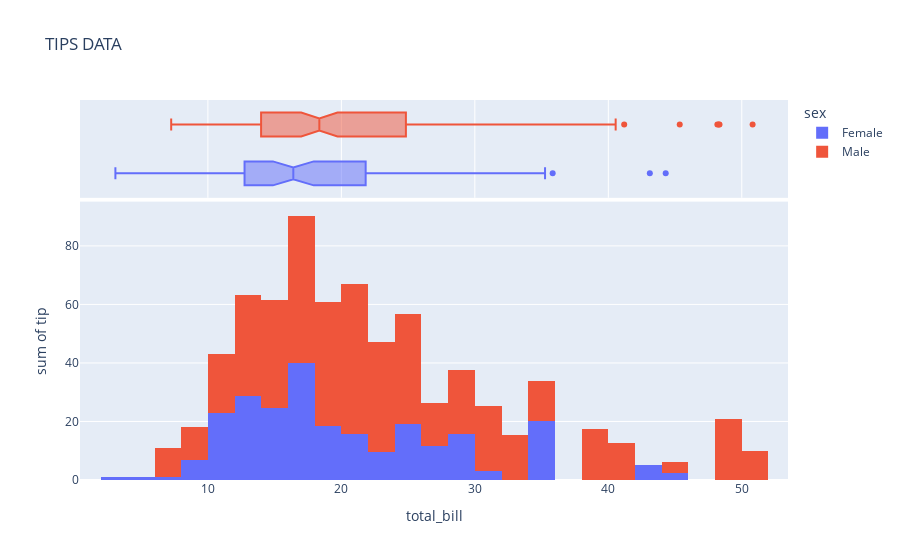

Notebook cell for this chart:
### Markdown cell above
Q5. What is Distplot? Using Plotly express, plot a distplot.

### Code cell
px.histogram(data_frame=tips,x="total_bill",y="tip",color="sex",marginal="box",title="TIPS DATA")

### Figure 1 — Plotly figure (JSON) as saved in the notebook; plotly's stock layout.template omitted (floating-point values rounded to 4 significant figures; data arrays with more than 128 entries replaced by an {"elided": "..."} marker saying what was removed)
{"data": [{"alignmentgroup": "True", "bingroup": "x", "histfunc": "sum", "hovertemplate": "sex=Female<br>total_bill=%{x}<br>sum of tip=%{y}<extra></extra>", "legendgroup": "Female", "marker": {"color": "#636efa", "pattern": {"shape": ""}}, "name": "Female", "offsetgroup": "Female", "orientation": "v", "showlegend": true, "type": "histogram", "x": [16.99, 24.59, 35.26, 14.83, 10.33, 16.97, 20.29, 15.77, 19.65, 15.06, 20.69, 16.93, 10.29, 34.81, 26.41, 16.45, 3.07, 17.07, 26.86, 25.28, 14.73, 10.07, 34.83, 5.75, 16.32, 22.75, 11.35, 15.38, 44.3, 22.42, 20.92, 14.31, 7.25, 25.71, 17.31, 10.65, 12.43, 24.08, 13.42, 12.48, 29.8, 14.52, 11.38, 20.27, 11.17, 12.26, 18.26, 8.51, 10.33, 14.15, 13.16, 17.47, 27.05, 16.43, 8.35, 18.64, 11.87, 29.85, 25, 13.39, 16.21, 17.51, 10.59, 10.63, 9.6, 20.9, 18.15, 19.81, 43.11, 13, 12.74, 13, 16.4, 16.47, 12.76, 13.27, 28.17, 12.9, 30.14, 13.42, 15.98, 16.27, 10.09, 22.12, 35.83, 27.18, 18.78], "xaxis": "x", "y": [1.01, 3.61, 5, 3.02, 1.67, 3.5, 2.75, 2.23, 3, 3, 2.45, 3.07, 2.6, 5.2, 1.5, 2.47, 1, 3, 3.14, 5, 2.2, 1.83, 5.17, 1, 4.3, 3.25, 2.5, 3, 2.5, 3.48, 4.08, 4, 1, 4, 3.5, 1.5, 1.8, 2.92, 1.68, 2.52, 4.2, 2, 2, 2.83, 1.5, 2, 3.25, 1.25, 2, 2, 2.75, 3.5, 5, 2.3, 1.5, 1.36, 1.63, 5.14, 3.75, 2.61, 2, 3, 1.61, 2, 4, 3.5, 3.5, 4.19, 5, 2, 2.01, 2, 2.5, 3.23, 2.23, 2.5, 6.5, 1.1, 3.09, 3.48, 3, 2.5, 2, 2.88, 4.67, 2, 3], "yaxis": "y"}, {"alignmentgroup": "True", "hovertemplate": "sex=Female<br>total_bill=%{x}<extra></extra>", "legendgroup": "Female", "marker": {"color": "#636efa"}, "name": "Female", "notched": true, "offsetgroup": "Female", "showlegend": false, "type": "box", "x": [16.99, 24.59, 35.26, 14.83, 10.33, 16.97, 20.29, 15.77, 19.65, 15.06, 20.69, 16.93, 10.29, 34.81, 26.41, 16.45, 3.07, 17.07, 26.86, 25.28, 14.73, 10.07, 34.83, 5.75, 16.32, 22.75, 11.35, 15.38, 44.3, 22.42, 20.92, 14.31, 7.25, 25.71, 17.31, 10.65, 12.43, 24.08, 13.42, 12.48, 29.8, 14.52, 11.38, 20.27, 11.17, 12.26, 18.26, 8.51, 10.33, 14.15, 13.16, 17.47, 27.05, 16.43, 8.35, 18.64, 11.87, 29.85, 25, 13.39, 16.21, 17.51, 10.59, 10.63, 9.6, 20.9, 18.15, 19.81, 43.11, 13, 12.74, 13, 16.4, 16.47, 12.76, 13.27, 28.17, 12.9, 30.14, 13.42, 15.98, 16.27, 10.09, 22.12, 35.83, 27.18, 18.78], "xaxis": "x2", "yaxis": "y2"}, {"alignmentgroup": "True", "bingroup": "x", "histfunc": "sum", "hovertemplate": "sex=Male<br>total_bill=%{x}<br>sum of tip=%{y}<extra></extra>", "legendgroup": "Male", "marker": {"color": "#EF553B", "pattern": {"shape": ""}}, "name": "Male", "offsetgroup": "Male", "orientation": "v", "showlegend": true, "type": "histogram", "x": {"elided": "157 float values"}, "xaxis": "x", "y": {"elided": "157 float values"}, "yaxis": "y"}, {"alignmentgroup": "True", "hovertemplate": "sex=Male<br>total_bill=%{x}<extra></extra>", "legendgroup": "Male", "marker": {"color": "#EF553B"}, "name": "Male", "notched": true, "offsetgroup": "Male", "showlegend": false, "type": "box", "x": {"elided": "157 float values"}, "xaxis": "x2", "yaxis": "y2"}], "layout": {"autosize": true, "barmode": "relative", "legend": {"title": {"text": "sex"}, "tracegroupgap": 0}, "title": {"text": "TIPS DATA"}, "xaxis": {"anchor": "y", "autorange": true, "domain": [0, 1], "range": [0.4178, 53.46], "title": {"text": "total_bill"}, "type": "linear"}, "xaxis2": {"anchor": "y2", "autorange": true, "domain": [0, 1], "matches": "x", "range": [0.4178, 53.46], "showgrid": true, "showticklabels": false, "type": "linear"}, "yaxis": {"anchor": "x", "autorange": true, "domain": [0, 0.7326], "range": [0, 95.14], "title": {"text": "sum of tip"}, "type": "linear"}, "yaxis2": {"anchor": "x2", "autorange": true, "domain": [0.7426, 1], "matches": "y2", "range": [-0.5, 1.5], "showgrid": false, "showline": false, "showticklabels": false, "ticks": "", "type": "category"}}}
